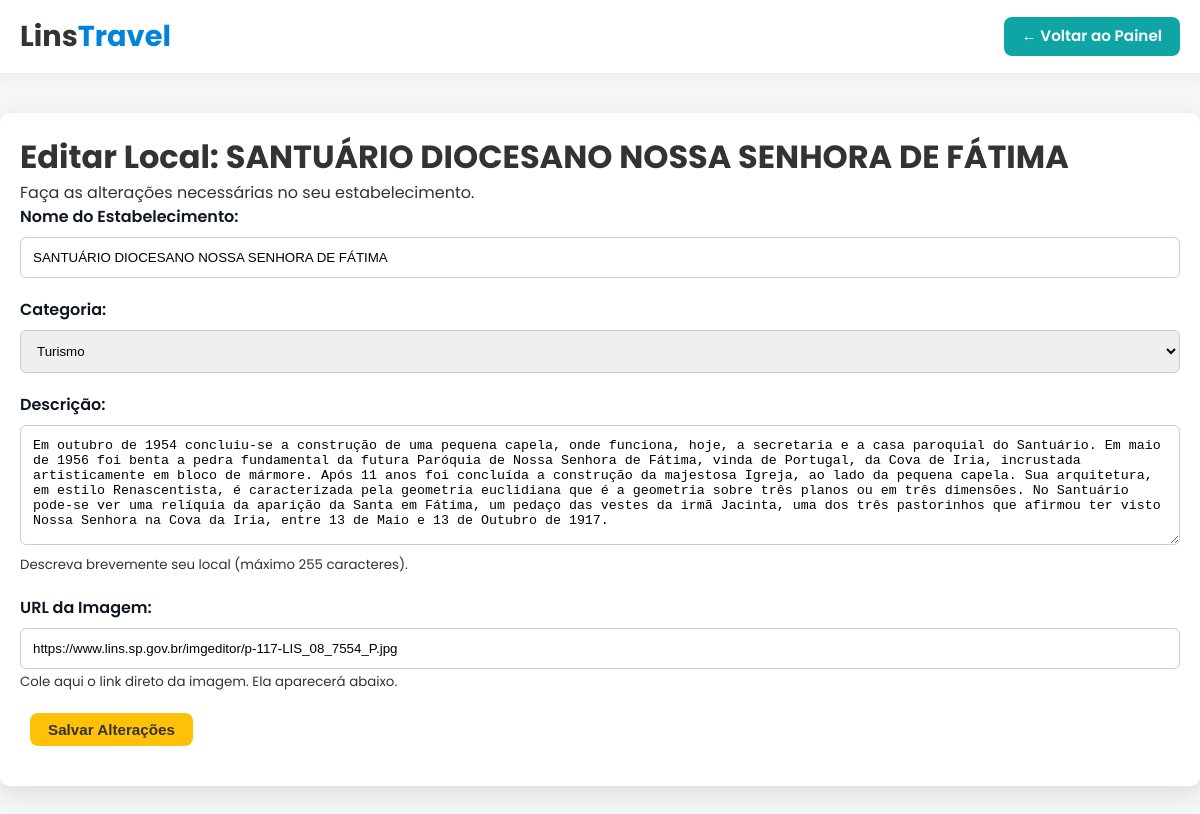
Page /php/edit_lugar.php?id=27 (signed in) on the committed database.
### tables this page shows
CREATE TABLE `lugares` (
  `id` int(11) NOT NULL,
  `dono_id` int(11) NOT NULL,
  `nome` varchar(255) NOT NULL,
  `descricao` text NOT NULL,
  `endereco` varchar(255) NOT NULL,
  `imagem` varchar(255) NOT NULL,
  `categoria` enum('destaque','turismo','gastronomia','hospedagem') NOT NULL,
  `status_aprovacao` enum('pendente','aprovado','rejeitado','') NOT NULL,
  `estrelas_media` decimal(2,1) NOT NULL,
  `data_cadastro` datetime NOT NULL,
  `cep` varchar(10) DEFAULT NULL,
  `telefone` varchar(15) DEFAULT NULL
);

### php/edit_lugar.php (the view, shortened to what this page needs)
<?php
include "conn.php";
$lugarId = $_GET['id'] ?? null;
$currentUserId = $_SESSION['user']['id'];
function buscarLugarParaEdicao($pdo, $lugarId, $donoId) {
    $sql = "SELECT id, nome, descricao, categoria, imagem FROM lugares WHERE id = :lugarId AND dono_id = :donoId";
    try {
        $stmt = $pdo->prepare($sql);
        $stmt->bindParam(':lugarId', $lugarId, PDO::PARAM_INT);
        $stmt->bindParam(':donoId', $donoId, PDO::PARAM_INT);
        $stmt->execute();
        return $stmt->fetch(PDO::FETCH_ASSOC);
    } catch (PDOException $e) {
        error_log("Erro ao buscar local para edição: " . $e->getMessage());
        return null;
    }
}
$lugar = buscarLugarParaEdicao($pdo, $lugarId, $currentUserId);
$categorias = ['turismo', 'gastronomia', 'hospedagem', 'destaque'];
?>
<!DOCTYPE html>
<html lang="pt-br">
<head>
    <link rel="stylesheet" href="../css/owner.css">
</head>
<body>
<nav class="navbar">
    <div class="nav-inner">
        <div class="brand"><a href="../index.php">Lins<span class="brand-accent">Travel</span></a></div>
        <a href="owner_dashboard.php" class="btn btn-back">← Voltar ao Painel</a>
    </div>
</nav>
<div class="dashboard-container">
    <header class="form-header">
        <h1>Editar Local: <?= htmlspecialchars($lugar['nome']) ?></h1>
        <p>Faça as alterações necessárias no seu estabelecimento.</p>
    </header>
    <form action="process_edit_lugar.php" method="POST">
        <div class="form-group">
            <label for="nome">Nome do Estabelecimento:</label>
            <input type="text" id="nome" name="nome" value="<?= htmlspecialchars($lugar['nome']) ?>" required>
        </div>
        <div class="form-group">
            <label for="categoria">Categoria:</label>
            <select id="categoria" name="categoria" required>
                <?php foreach ($categorias as $cat): ?>
                    <option value="<?= $cat ?>" <?= ($lugar['categoria'] === $cat) ? 'selected' : '' ?>>
                        <?= ucfirst($cat) ?>
                    </option>
                <?php endforeach; ?>
            </select>
        </div>
        <div class="form-group">
            <label for="descricao">Descrição:</label>
            <textarea id="descricao" name="descricao" required><?= htmlspecialchars($lugar['descricao']) ?></textarea>
            <small>Descreva brevemente seu local (máximo 255 caracteres).</small>
        </div>
        <div class="form-group">
            <label for="imagem">URL da Imagem:</label>
            <input type="text" id="imagem" name="imagem" value="<?= htmlspecialchars($lugar['imagem']) ?>">
            <small>Cole aqui o link direto da imagem. Ela aparecerá abaixo.</small>
        </div>
        <div class="form-group">
            <button type="submit" class="btn btn-primary">Salvar Alterações</button>
        </div>
    </form>
</div>
</body>
</html>

### css/owner.css (style rules this page uses)
* { margin: 0; padding: 0; box-sizing: border-box; }
body { font-family: "Poppins", Arial, sans-serif; background-color: #f4f6f8; color: #333; line-height: 1.5; }
.navbar { background-color: #ffffff; box-shadow: 0 4px 12px rgba(0,0,0,0.05); padding: 15px 0; position: sticky; top: 0; z-index: 100; }
.nav-inner { max-width: 1200px; margin: 0 auto; padding: 0 20px; display: flex; justify-content: space-between; align-items: center; }
.brand a { font-size: 1.8rem; font-weight: 700; color: #333; text-decoration: none; }
.brand-accent { color: #0084db; }
.btn { text-decoration: none; padding: 8px 18px; border-radius: 8px; font-weight: 600; border: none; cursor: pointer; font-size: 0.95rem; transition: background-color 0.3s, transform 0.2s; margin-left: 10px; }
.btn-primary { background-color: #ffc107; color: #333; }
.btn-back { background-color: #0ea5a4; color: white; }
.dashboard-container { max-width: 1200px; margin: 40px auto; padding: 20px; background: white; border-radius: 10px; box-shadow: 0 8px 25px rgba(0, 0, 0, 0.1); }
.form-group { margin-bottom: 20px; }
.form-group label { display: block; margin-bottom: 8px; font-weight: 600; color: #0f1724; }
.form-group input[type="text"], .form-group textarea, .form-group select { width: 100%; padding: 12px; border: 1px solid #ccc; border-radius: 6px; box-sizing: border-box; transition: border-color 0.3s; }
.form-group textarea { resize: vertical; min-height: 120px; }

### rows in the picture
lugares: nome "SANTUÁRIO DIOCESANO NOSSA SENHORA DE FÁTIMA", categoria "Turismo", descricao "Em outubro de 1954 concluiu-se a construção de uma pequena capela, onde funciona, hoje, a secretaria e a casa paroquial do Santuário. Em maio de 1956 foi benta a pedra fundamental da futura Paróquia de Nossa Senhora de Fátima, vinda de Portugal, da Cova de Iria, incrustada artisticamente em bloco de mármore. Após 11 anos foi concluída a construção da majestosa Igreja, ao lado da pequena capela. Sua arquitetura, em estilo Renascentista, é caracterizada pela geometria euclidiana que é a geometria sobre três planos ou em três dimensões. No Santuário pode-se ver uma relíquia da aparição da Santa em Fátima, um pedaço das vestes da irmã Jacinta, uma dos três pastorinhos que afirmou ter visto…", imagem "https://www.lins.sp.gov.br/imgeditor/p-117-LIS_08_7554_P.jpg"
